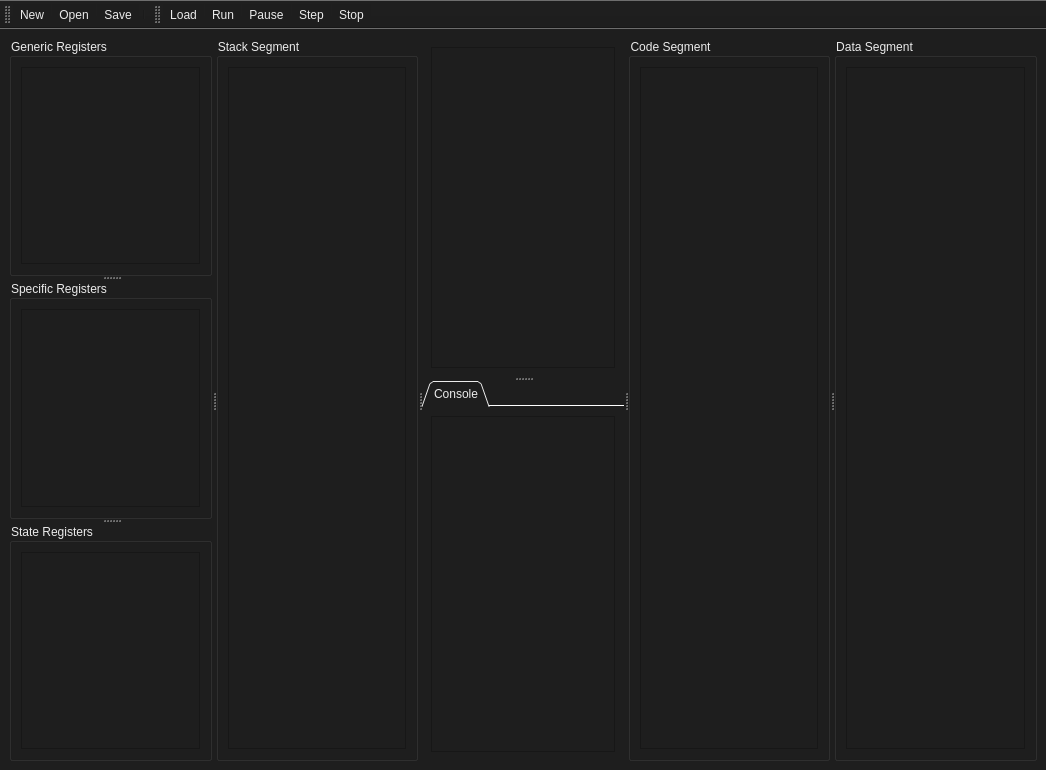
<?xml version="1.0" encoding="UTF-8"?>
<ui version="4.0">
 <class>MainWindow</class>
 <widget class="QMainWindow" name="MainWindow">
  <property name="enabled">
   <bool>true</bool>
  </property>
  <property name="geometry">
   <rect>
    <x>0</x>
    <y>0</y>
    <width>1046</width>
    <height>770</height>
   </rect>
  </property>
  <property name="sizePolicy">
   <sizepolicy hsizetype="Expanding" vsizetype="Expanding">
    <horstretch>0</horstretch>
    <verstretch>0</verstretch>
   </sizepolicy>
  </property>
  <property name="baseSize">
   <size>
    <width>1400</width>
    <height>400</height>
   </size>
  </property>
  <property name="windowTitle">
   <string>BTL_KTMT</string>
  </property>
  <property name="windowIcon">
   <iconset>
    <normaloff>logo.png</normaloff>logo.png</iconset>
  </property>
  <property name="styleSheet">
   <string notr="true">background-color: rgb(30, 30, 30);
alternate-background-color: rgb(59, 59, 59);</string>
  </property>
  <property name="documentMode">
   <bool>false</bool>
  </property>
  <widget class="QWidget" name="mainwidget">
   <property name="styleSheet">
    <string notr="true">background-color: rgb(30, 30, 30);
color: rgb(221, 221, 221)</string>
   </property>
   <layout class="QGridLayout" name="gridLayout_2">
    <item row="0" column="0">
     <widget class="QSplitter" name="mainsplitter">
      <property name="orientation">
       <enum>Qt::Horizontal</enum>
      </property>
      <widget class="QWidget" name="leftwidget" native="true">
       <property name="autoFillBackground">
        <bool>false</bool>
       </property>
       <property name="styleSheet">
        <string notr="true">background-color: rgb(30, 30, 30);
font: 75 9pt &quot;Arial&quot;;
alternate-background-color: rgb(45, 45, 45);
color: rgb(235, 235, 235);</string>
       </property>
       <layout class="QGridLayout" name="gridLayout_11">
        <item row="0" column="0">
         <widget class="QSplitter" name="leftsplitter">
          <property name="sizePolicy">
           <sizepolicy hsizetype="Preferred" vsizetype="Expanding">
            <horstretch>0</horstretch>
            <verstretch>0</verstretch>
           </sizepolicy>
          </property>
          <property name="autoFillBackground">
           <bool>false</bool>
          </property>
          <property name="styleSheet">
           <string notr="true">background-color: rgb(30, 30, 30);
font: 75 9pt &quot;Arial&quot;;
alternate-background-color: rgb(45, 45, 45);
color: rgb(235, 235, 235);</string>
          </property>
          <property name="orientation">
           <enum>Qt::Vertical</enum>
          </property>
          <property name="childrenCollapsible">
           <bool>false</bool>
          </property>
          <widget class="QGroupBox" name="grpGenRegs">
           <property name="autoFillBackground">
            <bool>false</bool>
           </property>
           <property name="styleSheet">
            <string notr="true">background-color: rgb(30, 30, 30);
font: 75 9pt &quot;Arial&quot;;
alternate-background-color: rgb(45, 45, 45);
color: rgb(235, 235, 235);</string>
           </property>
           <property name="title">
            <string>Generic Registers</string>
           </property>
           <layout class="QVBoxLayout" name="verticalLayout">
            <item>
             <widget class="QTreeView" name="treeGenericRegs">
              <property name="autoFillBackground">
               <bool>true</bool>
              </property>
              <property name="styleSheet">
               <string notr="true">background-color: rgb(30, 30, 30);
alternate-background-color: rgb(45, 45, 45);
color: rgb(235, 235, 235);
font: 75 10pt &quot;Hack NF&quot;;</string>
              </property>
              <property name="midLineWidth">
               <number>0</number>
              </property>
              <property name="sizeAdjustPolicy">
               <enum>QAbstractScrollArea::AdjustIgnored</enum>
              </property>
              <property name="alternatingRowColors">
               <bool>true</bool>
              </property>
              <attribute name="headerVisible">
               <bool>false</bool>
              </attribute>
             </widget>
            </item>
           </layout>
          </widget>
          <widget class="QGroupBox" name="grpSpecRegs">
           <property name="autoFillBackground">
            <bool>false</bool>
           </property>
           <property name="styleSheet">
            <string notr="true">background-color: rgb(30, 30, 30);
font: 75 9pt &quot;Arial&quot;;
alternate-background-color: rgb(45, 45, 45);
color: rgb(235, 235, 235);</string>
           </property>
           <property name="title">
            <string>Specific Registers</string>
           </property>
           <layout class="QVBoxLayout" name="verticalLayout_2">
            <item>
             <widget class="QTreeView" name="treeSpecificRegs">
              <property name="autoFillBackground">
               <bool>true</bool>
              </property>
              <property name="styleSheet">
               <string notr="true">background-color: rgb(30, 30, 30);
alternate-background-color: rgb(45, 45, 45);
color: rgb(235, 235, 235);
font: 75 10pt &quot;Hack NF&quot;;</string>
              </property>
              <property name="midLineWidth">
               <number>0</number>
              </property>
              <property name="sizeAdjustPolicy">
               <enum>QAbstractScrollArea::AdjustIgnored</enum>
              </property>
              <property name="alternatingRowColors">
               <bool>true</bool>
              </property>
              <attribute name="headerVisible">
               <bool>false</bool>
              </attribute>
             </widget>
            </item>
           </layout>
          </widget>
          <widget class="QGroupBox" name="grpStateRegs">
           <property name="autoFillBackground">
            <bool>false</bool>
           </property>
           <property name="styleSheet">
            <string notr="true">background-color: rgb(30, 30, 30);
font: 75 9pt &quot;Arial&quot;;
alternate-background-color: rgb(45, 45, 45);
color: rgb(235, 235, 235);</string>
           </property>
           <property name="title">
            <string>State Registers</string>
           </property>
           <layout class="QVBoxLayout" name="verticalLayout_3">
            <item>
             <widget class="QTreeView" name="treeStateRegs">
              <property name="autoFillBackground">
               <bool>true</bool>
              </property>
              <property name="styleSheet">
               <string notr="true">background-color: rgb(30, 30, 30);
alternate-background-color: rgb(45, 45, 45);
color: rgb(235, 235, 235);
font: 75 10pt &quot;Hack NF&quot;;</string>
              </property>
              <property name="midLineWidth">
               <number>0</number>
              </property>
              <property name="sizeAdjustPolicy">
               <enum>QAbstractScrollArea::AdjustIgnored</enum>
              </property>
              <property name="alternatingRowColors">
               <bool>true</bool>
              </property>
              <attribute name="headerVisible">
               <bool>false</bool>
              </attribute>
             </widget>
            </item>
           </layout>
          </widget>
         </widget>
        </item>
       </layout>
      </widget>
      <widget class="QWidget" name="leftwidget2" native="true">
       <property name="sizePolicy">
        <sizepolicy hsizetype="Expanding" vsizetype="Preferred">
         <horstretch>0</horstretch>
         <verstretch>0</verstretch>
        </sizepolicy>
       </property>
       <property name="autoFillBackground">
        <bool>false</bool>
       </property>
       <property name="styleSheet">
        <string notr="true">background-color: rgb(30, 30, 30);
font: 75 9pt &quot;Arial&quot;;
alternate-background-color: rgb(45, 45, 45);
color: rgb(235, 235, 235);</string>
       </property>
       <layout class="QGridLayout" name="gridLayout_10">
        <item row="0" column="0">
         <widget class="QGroupBox" name="grpMemory2">
          <property name="sizePolicy">
           <sizepolicy hsizetype="Expanding" vsizetype="Preferred">
            <horstretch>0</horstretch>
            <verstretch>0</verstretch>
           </sizepolicy>
          </property>
          <property name="autoFillBackground">
           <bool>false</bool>
          </property>
          <property name="styleSheet">
           <string notr="true">background-color: rgb(30, 30, 30);
font: 75 9pt &quot;Arial&quot;;
alternate-background-color: rgb(45, 45, 45);
color: rgb(235, 235, 235);</string>
          </property>
          <property name="title">
           <string>Stack Segment</string>
          </property>
          <layout class="QGridLayout" name="gridLayout_3">
           <item row="0" column="0">
            <widget class="QTreeView" name="treeMemory2">
             <property name="autoFillBackground">
              <bool>true</bool>
             </property>
             <property name="styleSheet">
              <string notr="true">background-color: rgb(30, 30, 30);
font: 9pt &quot;Hack NF&quot;;
alternate-background-color: rgb(45, 45, 45);
color: rgb(235, 235, 235);</string>
             </property>
             <property name="midLineWidth">
              <number>0</number>
             </property>
             <property name="alternatingRowColors">
              <bool>true</bool>
             </property>
             <property name="rootIsDecorated">
              <bool>false</bool>
             </property>
             <attribute name="headerVisible">
              <bool>false</bool>
             </attribute>
             <attribute name="headerHighlightSections">
              <bool>false</bool>
             </attribute>
            </widget>
           </item>
          </layout>
         </widget>
        </item>
       </layout>
      </widget>
      <widget class="QWidget" name="midwidget" native="true">
       <property name="enabled">
        <bool>true</bool>
       </property>
       <property name="sizePolicy">
        <sizepolicy hsizetype="Expanding" vsizetype="Preferred">
         <horstretch>0</horstretch>
         <verstretch>0</verstretch>
        </sizepolicy>
       </property>
       <property name="focusPolicy">
        <enum>Qt::TabFocus</enum>
       </property>
       <property name="autoFillBackground">
        <bool>false</bool>
       </property>
       <property name="styleSheet">
        <string notr="true">background-color: rgb(30, 30, 30);
font: 75 9pt &quot;Arial&quot;;
alternate-background-color: rgb(45, 45, 45);
color: rgb(235, 235, 235);</string>
       </property>
       <layout class="QGridLayout" name="gridLayout_8">
        <item row="0" column="0">
         <widget class="QSplitter" name="middlesplitter">
          <property name="autoFillBackground">
           <bool>false</bool>
          </property>
          <property name="styleSheet">
           <string notr="true">background-color: rgb(30, 30, 30);
font: 75 9pt &quot;Arial&quot;;
alternate-background-color: rgb(45, 45, 45);
color: rgb(235, 235, 235);</string>
          </property>
          <property name="orientation">
           <enum>Qt::Vertical</enum>
          </property>
          <property name="childrenCollapsible">
           <bool>false</bool>
          </property>
          <widget class="QTabWidget" name="mainTabWidget">
           <property name="enabled">
            <bool>true</bool>
           </property>
           <property name="focusPolicy">
            <enum>Qt::NoFocus</enum>
           </property>
           <property name="acceptDrops">
            <bool>false</bool>
           </property>
           <property name="toolTipDuration">
            <number>-1</number>
           </property>
           <property name="autoFillBackground">
            <bool>false</bool>
           </property>
           <property name="styleSheet">
            <string notr="true">background-color: rgb(30, 30, 30);
font: 75 9pt &quot;Arial&quot;;
alternate-background-color: rgb(45, 45, 45);
color: rgb(235, 235, 235);</string>
           </property>
           <property name="tabPosition">
            <enum>QTabWidget::North</enum>
           </property>
           <property name="tabShape">
            <enum>QTabWidget::Triangular</enum>
           </property>
           <property name="currentIndex">
            <number>0</number>
           </property>
           <property name="elideMode">
            <enum>Qt::ElideNone</enum>
           </property>
           <property name="usesScrollButtons">
            <bool>true</bool>
           </property>
           <property name="documentMode">
            <bool>true</bool>
           </property>
           <property name="tabsClosable">
            <bool>false</bool>
           </property>
           <property name="movable">
            <bool>false</bool>
           </property>
           <property name="tabBarAutoHide">
            <bool>true</bool>
           </property>
           <widget class="QWidget" name="tabPrg">
            <property name="styleSheet">
             <string notr="true">border-top-color: rgb(81, 81, 81);</string>
            </property>
            <attribute name="icon">
             <iconset theme="document-edit">
              <normaloff>.</normaloff>.</iconset>
            </attribute>
            <attribute name="title">
             <string>Program</string>
            </attribute>
            <attribute name="toolTip">
             <string>Assembly code</string>
            </attribute>
            <layout class="QGridLayout" name="gridLayout_5">
             <item row="0" column="0">
              <widget class="CodeEditor" name="asmEdit">
               <property name="sizePolicy">
                <sizepolicy hsizetype="Expanding" vsizetype="Expanding">
                 <horstretch>0</horstretch>
                 <verstretch>0</verstretch>
                </sizepolicy>
               </property>
               <property name="font">
                <font>
                 <family>Hack NF</family>
                 <pointsize>10</pointsize>
                 <italic>false</italic>
                 <bold>false</bold>
                </font>
               </property>
               <property name="autoFillBackground">
                <bool>true</bool>
               </property>
               <property name="styleSheet">
                <string notr="true">background-color: rgb(30, 30, 30);
alternate-background-color: rgb(45, 45, 45);
color: rgb(235, 235, 235);
font: 75 10pt &quot;Hack NF&quot;;</string>
               </property>
               <property name="sizeAdjustPolicy">
                <enum>QAbstractScrollArea::AdjustIgnored</enum>
               </property>
               <property name="backgroundVisible">
                <bool>true</bool>
               </property>
              </widget>
             </item>
            </layout>
           </widget>
          </widget>
          <widget class="QTabWidget" name="bottomTabWidget">
           <property name="enabled">
            <bool>true</bool>
           </property>
           <property name="autoFillBackground">
            <bool>false</bool>
           </property>
           <property name="styleSheet">
            <string notr="true">background-color: rgb(30, 30, 30);
font: 75 9pt &quot;Arial&quot;;
alternate-background-color: rgb(45, 45, 45);
color: rgb(235, 235, 235);</string>
           </property>
           <property name="tabShape">
            <enum>QTabWidget::Triangular</enum>
           </property>
           <property name="documentMode">
            <bool>true</bool>
           </property>
           <property name="tabsClosable">
            <bool>false</bool>
           </property>
           <property name="tabBarAutoHide">
            <bool>false</bool>
           </property>
           <widget class="QWidget" name="tabConsole">
            <attribute name="title">
             <string>Console</string>
            </attribute>
            <layout class="QGridLayout" name="gridLayout">
             <item row="0" column="0">
              <widget class="QPlainTextEdit" name="txtConsole">
               <property name="font">
                <font>
                 <family>Hack NF</family>
                 <pointsize>10</pointsize>
                 <italic>false</italic>
                 <bold>false</bold>
                </font>
               </property>
               <property name="autoFillBackground">
                <bool>true</bool>
               </property>
               <property name="styleSheet">
                <string notr="true">background-color: rgb(30, 30, 30);
alternate-background-color: rgb(45, 45, 45);
color: rgb(235, 235, 235);
font: 75 10pt &quot;Hack NF&quot;;</string>
               </property>
               <property name="locale">
                <locale language="Chinese" country="China"/>
               </property>
               <property name="frameShape">
                <enum>QFrame::StyledPanel</enum>
               </property>
               <property name="lineWrapMode">
                <enum>QPlainTextEdit::WidgetWidth</enum>
               </property>
               <property name="cursorWidth">
                <number>2</number>
               </property>
               <property name="textInteractionFlags">
                <set>Qt::TextSelectableByKeyboard|Qt::TextSelectableByMouse</set>
               </property>
               <property name="backgroundVisible">
                <bool>true</bool>
               </property>
              </widget>
             </item>
            </layout>
           </widget>
          </widget>
         </widget>
        </item>
       </layout>
      </widget>
      <widget class="QWidget" name="rightWidget" native="true">
       <property name="sizePolicy">
        <sizepolicy hsizetype="Expanding" vsizetype="Preferred">
         <horstretch>0</horstretch>
         <verstretch>0</verstretch>
        </sizepolicy>
       </property>
       <property name="autoFillBackground">
        <bool>false</bool>
       </property>
       <property name="styleSheet">
        <string notr="true">background-color: rgb(30, 30, 30);
font: 75 9pt &quot;Arial&quot;;
alternate-background-color: rgb(45, 45, 45);
color: rgb(235, 235, 235);</string>
       </property>
       <layout class="QGridLayout" name="gridLayout_17">
        <item row="0" column="0">
         <widget class="QGroupBox" name="grpMemory3_2">
          <property name="autoFillBackground">
           <bool>false</bool>
          </property>
          <property name="styleSheet">
           <string notr="true">background-color: rgb(30, 30, 30);
font: 75 9pt &quot;Arial&quot;;
alternate-background-color: rgb(45, 45, 45);
color: rgb(235, 235, 235);</string>
          </property>
          <property name="title">
           <string>Code Segment</string>
          </property>
          <layout class="QGridLayout" name="gridLayout_14">
           <item row="0" column="0">
            <widget class="QTreeView" name="treeMemory">
             <property name="autoFillBackground">
              <bool>true</bool>
             </property>
             <property name="styleSheet">
              <string notr="true">background-color: rgb(30, 30, 30);
font: 9pt &quot;Hack NF&quot;;
alternate-background-color: rgb(45, 45, 45);
color: rgb(235, 235, 235);</string>
             </property>
             <property name="frameShadow">
              <enum>QFrame::Sunken</enum>
             </property>
             <property name="midLineWidth">
              <number>0</number>
             </property>
             <property name="sizeAdjustPolicy">
              <enum>QAbstractScrollArea::AdjustIgnored</enum>
             </property>
             <property name="alternatingRowColors">
              <bool>true</bool>
             </property>
             <property name="rootIsDecorated">
              <bool>false</bool>
             </property>
             <attribute name="headerVisible">
              <bool>false</bool>
             </attribute>
            </widget>
           </item>
          </layout>
         </widget>
        </item>
       </layout>
      </widget>
      <widget class="QWidget" name="rightWidget2" native="true">
       <property name="sizePolicy">
        <sizepolicy hsizetype="Expanding" vsizetype="Preferred">
         <horstretch>0</horstretch>
         <verstretch>0</verstretch>
        </sizepolicy>
       </property>
       <property name="autoFillBackground">
        <bool>false</bool>
       </property>
       <property name="styleSheet">
        <string notr="true">background-color: rgb(30, 30, 30);
font: 75 9pt &quot;Arial&quot;;
alternate-background-color: rgb(45, 45, 45);
color: rgb(235, 235, 235);</string>
       </property>
       <layout class="QGridLayout" name="gridLayout_4">
        <item row="0" column="1">
         <widget class="QGroupBox" name="grpMemory3">
          <property name="autoFillBackground">
           <bool>false</bool>
          </property>
          <property name="styleSheet">
           <string notr="true">background-color: rgb(30, 30, 30);
font: 75 9pt &quot;Arial&quot;;
alternate-background-color: rgb(45, 45, 45);
color: rgb(235, 235, 235);</string>
          </property>
          <property name="title">
           <string>Data Segment</string>
          </property>
          <layout class="QGridLayout" name="gridLayout_12">
           <item row="0" column="0">
            <widget class="QTreeView" name="treeMemory3">
             <property name="autoFillBackground">
              <bool>true</bool>
             </property>
             <property name="styleSheet">
              <string notr="true">background-color: rgb(30, 30, 30);
font: 9pt &quot;Hack NF&quot;;
alternate-background-color: rgb(45, 45, 45);
color: rgb(235, 235, 235);</string>
             </property>
             <property name="frameShadow">
              <enum>QFrame::Sunken</enum>
             </property>
             <property name="midLineWidth">
              <number>0</number>
             </property>
             <property name="sizeAdjustPolicy">
              <enum>QAbstractScrollArea::AdjustIgnored</enum>
             </property>
             <property name="alternatingRowColors">
              <bool>true</bool>
             </property>
             <property name="rootIsDecorated">
              <bool>false</bool>
             </property>
             <attribute name="headerVisible">
              <bool>false</bool>
             </attribute>
            </widget>
           </item>
          </layout>
         </widget>
        </item>
       </layout>
      </widget>
     </widget>
    </item>
   </layout>
  </widget>
  <widget class="QMenuBar" name="menubar">
   <property name="geometry">
    <rect>
     <x>0</x>
     <y>0</y>
     <width>1046</width>
     <height>22</height>
    </rect>
   </property>
  </widget>
  <widget class="QToolBar" name="toolbarDefault">
   <property name="windowTitle">
    <string>Default bar</string>
   </property>
   <property name="styleSheet">
    <string notr="true">color: rgb(235, 235, 235);
font: 75 12pt &quot;Arial&quot;;</string>
   </property>
   <attribute name="toolBarArea">
    <enum>TopToolBarArea</enum>
   </attribute>
   <attribute name="toolBarBreak">
    <bool>false</bool>
   </attribute>
   <addaction name="actionNew"/>
   <addaction name="actionOpen"/>
   <addaction name="actionSave"/>
   <addaction name="separator"/>
  </widget>
  <widget class="QToolBar" name="toolbarRun">
   <property name="font">
    <font>
     <family>Arial</family>
     <pointsize>12</pointsize>
     <italic>false</italic>
     <bold>false</bold>
    </font>
   </property>
   <property name="cursor">
    <cursorShape>ArrowCursor</cursorShape>
   </property>
   <property name="windowTitle">
    <string>Execute bar</string>
   </property>
   <property name="styleSheet">
    <string notr="true">color: rgb(235, 235, 235);
font: 75 12pt &quot;Arial&quot;;</string>
   </property>
   <property name="toolButtonStyle">
    <enum>Qt::ToolButtonTextBesideIcon</enum>
   </property>
   <attribute name="toolBarArea">
    <enum>TopToolBarArea</enum>
   </attribute>
   <attribute name="toolBarBreak">
    <bool>false</bool>
   </attribute>
   <addaction name="actionLoad"/>
   <addaction name="actionRun"/>
   <addaction name="actionPause"/>
   <addaction name="actionStep"/>
   <addaction name="actionMicrostep "/>
   <addaction name="actionStop"/>
  </widget>
  <action name="actionNew">
   <property name="enabled">
    <bool>true</bool>
   </property>
   <property name="icon">
    <iconset theme="document-new">
     <normaloff>.</normaloff>.</iconset>
   </property>
   <property name="text">
    <string>&amp;New</string>
   </property>
   <property name="toolTip">
    <string>Create a new program</string>
   </property>
   <property name="statusTip">
    <string>Start a new program</string>
   </property>
   <property name="shortcut">
    <string>Ctrl+N</string>
   </property>
  </action>
  <action name="actionOpen">
   <property name="icon">
    <iconset theme="document-open">
     <normaloff>.</normaloff>.</iconset>
   </property>
   <property name="text">
    <string>&amp;Open</string>
   </property>
   <property name="toolTip">
    <string>Open a saved program</string>
   </property>
   <property name="statusTip">
    <string>Choose a new program to view</string>
   </property>
   <property name="shortcut">
    <string>Ctrl+O</string>
   </property>
  </action>
  <action name="actionSave">
   <property name="enabled">
    <bool>true</bool>
   </property>
   <property name="icon">
    <iconset theme="document-save">
     <normaloff>.</normaloff>.</iconset>
   </property>
   <property name="text">
    <string>&amp;Save</string>
   </property>
   <property name="toolTip">
    <string>Save current program</string>
   </property>
   <property name="statusTip">
    <string>Save current program on disk</string>
   </property>
   <property name="shortcut">
    <string>Ctrl+S</string>
   </property>
  </action>
  <action name="actionQuit">
   <property name="icon">
    <iconset theme="application-exit">
     <normaloff>.</normaloff>.</iconset>
   </property>
   <property name="text">
    <string>&amp;Quit</string>
   </property>
   <property name="statusTip">
    <string>Exit from Austro Simulator</string>
   </property>
   <property name="shortcut">
    <string>Ctrl+Q</string>
   </property>
  </action>
  <action name="actionLoad">
   <property name="icon">
    <iconset theme="media-flash">
     <normaloff>.</normaloff>.</iconset>
   </property>
   <property name="text">
    <string>&amp;Load</string>
   </property>
   <property name="toolTip">
    <string>Load program on memory</string>
   </property>
   <property name="statusTip">
    <string>Load current program on simulator's memory</string>
   </property>
   <property name="shortcut">
    <string>Ctrl+L</string>
   </property>
  </action>
  <action name="actionRun">
   <property name="enabled">
    <bool>false</bool>
   </property>
   <property name="icon">
    <iconset theme="system-run">
     <normaloff>.</normaloff>.</iconset>
   </property>
   <property name="text">
    <string>&amp;Run</string>
   </property>
   <property name="toolTip">
    <string>Run all instructions until the end</string>
   </property>
   <property name="statusTip">
    <string>Run whole program</string>
   </property>
   <property name="shortcut">
    <string>F5</string>
   </property>
  </action>
  <action name="actionStep">
   <property name="enabled">
    <bool>false</bool>
   </property>
   <property name="icon">
    <iconset theme="debug-step-over">
     <normaloff>.</normaloff>.</iconset>
   </property>
   <property name="text">
    <string>&amp;Step</string>
   </property>
   <property name="toolTip">
    <string>Step over current instruction</string>
   </property>
   <property name="statusTip">
    <string>Instruction by instruction execution</string>
   </property>
   <property name="shortcut">
    <string>F8</string>
   </property>
  </action>
  <action name="actionMicrostep ">
   <property name="enabled">
    <bool>false</bool>
   </property>
   <property name="icon">
    <iconset theme="debug-step-into">
     <normaloff>.</normaloff>.</iconset>
   </property>
   <property name="text">
    <string>&amp;Micro-step</string>
   </property>
   <property name="toolTip">
    <string>See steps until the end of instruction</string>
   </property>
   <property name="statusTip">
    <string>Show small steps to execute each instruction</string>
   </property>
   <property name="shortcut">
    <string>F9</string>
   </property>
   <property name="visible">
    <bool>false</bool>
   </property>
  </action>
  <action name="actionStop">
   <property name="enabled">
    <bool>false</bool>
   </property>
   <property name="icon">
    <iconset theme="process-stop">
     <normaloff>.</normaloff>.</iconset>
   </property>
   <property name="text">
    <string>&amp;Stop</string>
   </property>
   <property name="toolTip">
    <string>Stop the computer execution</string>
   </property>
   <property name="statusTip">
    <string>Stop program execution</string>
   </property>
   <property name="shortcut">
    <string>F10</string>
   </property>
  </action>
  <action name="actionAbout">
   <property name="icon">
    <iconset theme="help-about">
     <normaloff>.</normaloff>.</iconset>
   </property>
   <property name="text">
    <string>&amp;About</string>
   </property>
   <property name="statusTip">
    <string>About Austro Simulator</string>
   </property>
  </action>
  <action name="actionAboutQt">
   <property name="text">
    <string>About &amp;Qt</string>
   </property>
   <property name="statusTip">
    <string>About Qt</string>
   </property>
  </action>
  <action name="actionPause">
   <property name="enabled">
    <bool>false</bool>
   </property>
   <property name="icon">
    <iconset theme="process-suspend">
     <normaloff>.</normaloff>.</iconset>
   </property>
   <property name="text">
    <string>&amp;Pause</string>
   </property>
   <property name="iconText">
    <string>Pause</string>
   </property>
   <property name="toolTip">
    <string>Pause</string>
   </property>
   <property name="statusTip">
    <string/>
   </property>
   <property name="shortcut">
    <string>F11</string>
   </property>
   <property name="shortcutVisibleInContextMenu">
    <bool>false</bool>
   </property>
  </action>
 </widget>
 <customwidgets>
  <customwidget>
   <class>CodeEditor</class>
   <extends>QPlainTextEdit</extends>
   <header>ui/codeeditor.h</header>
  </customwidget>
 </customwidgets>
 <tabstops>
  <tabstop>treeGenericRegs</tabstop>
  <tabstop>treeSpecificRegs</tabstop>
  <tabstop>treeStateRegs</tabstop>
  <tabstop>mainTabWidget</tabstop>
  <tabstop>bottomTabWidget</tabstop>
 </tabstops>
 <resources/>
 <connections>
  <connection>
   <sender>actionQuit</sender>
   <signal>triggered()</signal>
   <receiver>MainWindow</receiver>
   <slot>close()</slot>
   <hints>
    <hint type="sourcelabel">
     <x>-1</x>
     <y>-1</y>
    </hint>
    <hint type="destinationlabel">
     <x>399</x>
     <y>299</y>
    </hint>
   </hints>
  </connection>
 </connections>
</ui>
